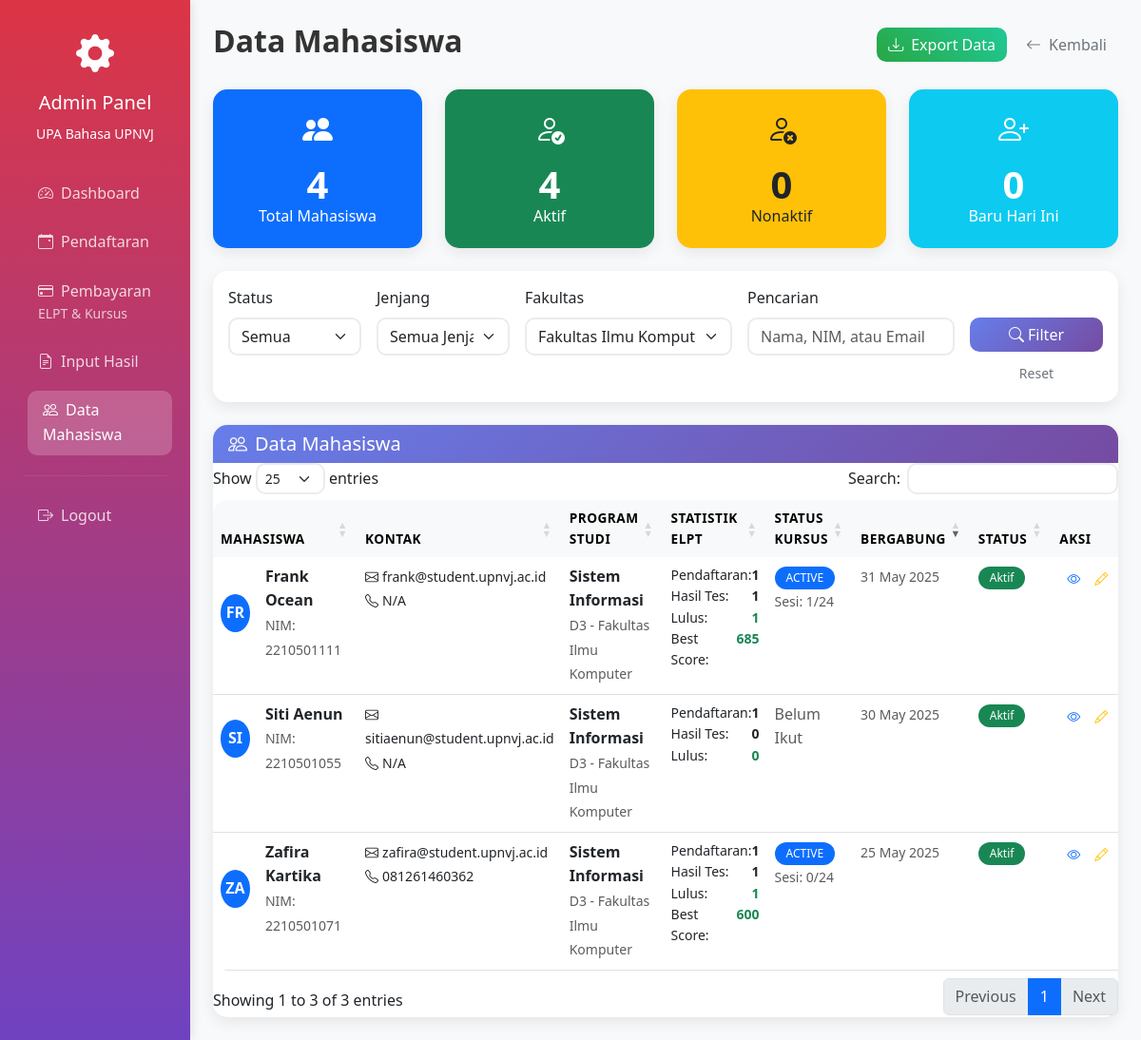
/admin/students.php?faculty=Fakultas Ilmu Komputer (signed in), run on the app's committed database.
### tables this page shows
CREATE TABLE `users` (
  `id` int(11) NOT NULL,
  `name` varchar(255) NOT NULL,
  `email` varchar(255) NOT NULL,
  `password` varchar(255) NOT NULL,
  `nim` varchar(10) DEFAULT NULL,
  `role` enum('admin','student') NOT NULL DEFAULT 'student',
  `program` varchar(100) DEFAULT NULL,
  `faculty` varchar(100) DEFAULT NULL,
  `level` enum('D3','S1','S2','S3') DEFAULT NULL,
  `no_telpon` varchar(20) DEFAULT NULL,
  `is_active` tinyint(1) DEFAULT 1,
  `created_at` timestamp NOT NULL DEFAULT current_timestamp(),
  `updated_at` timestamp NOT NULL DEFAULT current_timestamp() ON UPDATE current_timestamp()
);

CREATE TABLE `courses` (
  `id` int(11) NOT NULL,
  `user_id` int(11) NOT NULL,
  `current_session` int(11) DEFAULT 1,
  `total_sessions` int(11) DEFAULT 24,
  `final_test_date` date DEFAULT NULL,
  `status` enum('active','completed','pending') DEFAULT 'pending',
  `created_at` timestamp NOT NULL DEFAULT current_timestamp(),
  `updated_at` timestamp NOT NULL DEFAULT current_timestamp() ON UPDATE current_timestamp(),
  `payment_status` enum('pending','payment_uploaded','confirmed','active','completed') DEFAULT 'pending',
  `billing_number` varchar(50) DEFAULT NULL,
  `payment_proof_file` varchar(255) DEFAULT NULL,
  `payment_proof_uploaded_at` timestamp NULL DEFAULT NULL
);

### admin/students.php (the view, shortened to what the rows shown need)
<?php
require_once '../config/database.php';
$filter_fakultas = $_GET['faculty'] ?? '';
$sql = "
    SELECT u.*,
           COUNT(DISTINCT er.id) as total_registrations,
           COUNT(DISTINCT res.id) as total_results,
           MAX(res.total_score) as best_score,
           COUNT(DISTINCT CASE WHEN res.is_passed = 1 THEN res.id END) as passed_tests,
           c.id as course_id, c.status as course_status, c.current_session, c.total_sessions, c.final_test_date
    FROM users u
    LEFT JOIN elpt_registrations er ON u.id = er.user_id
    LEFT JOIN elpt_results res ON u.id = res.user_id
    LEFT JOIN courses c ON u.id = c.user_id
    WHERE u.role = 'student'
";
$params = [];
if (!empty($filter_fakultas)) {
    $sql .= " AND u.faculty = ?";
    $params[] = $filter_fakultas;
}
$sql .= " GROUP BY u.id ORDER BY u.created_at DESC";
$stmt = $pdo->prepare($sql);
$stmt->execute($params);
$students = $stmt->fetchAll();
$stats = [];
$stmt = $pdo->query("SELECT COUNT(*) as count FROM users WHERE role = 'student'");
$stats['total'] = $stmt->fetch()['count'];
$stmt = $pdo->query("SELECT COUNT(*) as count FROM users WHERE role = 'student' AND is_active = 1");
$stats['active'] = $stmt->fetch()['count'];
$stmt = $pdo->query("SELECT COUNT(*) as count FROM users WHERE role = 'student' AND is_active = 0");
$stats['inactive'] = $stmt->fetch()['count'];
$stmt = $pdo->query("SELECT COUNT(*) as count FROM users WHERE role = 'student' AND DATE(created_at) = CURDATE()");
$stats['new_today'] = $stmt->fetch()['count'];
?>
<!DOCTYPE html>
<html lang="id">
<head>
    <link href="https://cdn.jsdelivr.net/npm/bootstrap@5.3.0/dist/css/bootstrap.min.css" rel="stylesheet">
    <link href="https://cdn.jsdelivr.net/npm/bootstrap-icons@1.10.0/font/bootstrap-icons.css" rel="stylesheet">
    <link href="https://cdn.datatables.net/1.11.5/css/dataTables.bootstrap5.min.css" rel="stylesheet">
    <link href="../assets/css/custom.css" rel="stylesheet">
    <link href="../assets/css/admin.css" rel="stylesheet">
</head>
<body class="bg-light">
    <div class="container-fluid">
        <div class="row">
            <div class="col-md-9 col-lg-10 p-4">
                <div class="d-flex justify-content-between align-items-center mb-4">
                    <h2 class="fw-bold">Data Mahasiswa</h2>
                </div>
                <div class="row g-4 mb-4">
                    <div class="col-md-3">
                        <div class="card text-center bg-primary text-white">
                            <div class="card-body">
                                <i class="bi bi-people-fill" style="font-size: 2rem;"></i>
                                <div class="display-6 fw-bold mt-2"><?= $stats['total'] ?></div>
                                <h6>Total Mahasiswa</h6>
                            </div>
                        </div>
                    </div>
                    <div class="col-md-3">
                        <div class="card text-center bg-success text-white">
                            <div class="card-body">
                                <i class="bi bi-person-check" style="font-size: 2rem;"></i>
                                <div class="display-6 fw-bold mt-2"><?= $stats['active'] ?></div>
                                <h6>Aktif</h6>
                            </div>
                        </div>
                    </div>
                    <div class="col-md-3">
                        <div class="card text-center bg-warning text-dark">
                            <div class="card-body">
                                <i class="bi bi-person-x" style="font-size: 2rem;"></i>
                                <div class="display-6 fw-bold mt-2"><?= $stats['inactive'] ?></div>
                                <h6>Nonaktif</h6>
                            </div>
                        </div>
                    </div>
                    <div class="col-md-3">
                        <div class="card text-center bg-info text-white">
                            <div class="card-body">
                                <i class="bi bi-person-plus" style="font-size: 2rem;"></i>
                                <div class="display-6 fw-bold mt-2"><?= $stats['new_today'] ?></div>
                                <h6>Baru Hari Ini</h6>
                            </div>
                        </div>
                    </div>
                </div>
                <div class="card">
                    <div class="card-body p-0">
                        <?php if (empty($students)): ?>
                            <div class="text-center py-5">
                                <i class="bi bi-people text-muted" style="font-size: 4rem;"></i>
                                <h5 class="text-muted mt-3">Tidak ada data mahasiswa</h5>
                                <p class="text-muted">Belum ada mahasiswa terdaftar atau tidak ada yang sesuai dengan filter</p>
                            </div>
                        <?php else: ?>
                            <div class="table-responsive">
                                <table class="table table-hover mb-0 data-table">
                                    <thead class="table-light">
                                        <tr>
                                            <th>Mahasiswa</th>
                                            <th>Kontak</th>
                                            <th>Program Studi</th>
                                            <th>Statistik ELPT</th>
                                            <th>Status Kursus</th>
                                            <th>Bergabung</th>
                                            <th>Status</th>
                                            <th>Aksi</th>
                                        </tr>
                                    </thead>
                                    <tbody>
                                        <?php foreach ($students as $student): ?>
                                            <tr>
                                                <td>
                                                    <div class="d-flex align-items-center">
                                                        <div class="student-avatar bg-primary me-3">
                                                            <?= strtoupper(substr($student['name'], 0, 2)) ?>
                                                        </div>
                                                        <div>
                                                            <strong><?= htmlspecialchars($student['name']) ?></strong><br>
                                                            <small class="text-muted">NIM: <?= htmlspecialchars($student['nim']) ?></small>
                                                        </div>
                                                    </div>
                                                </td>
                                                <td>
                                                    <small>
                                                        <i class="bi bi-envelope me-1"></i><?= htmlspecialchars($student['email']) ?><br>
                                                        <i class="bi bi-telephone me-1"></i><?= htmlspecialchars($student['no_telpon'] ?? 'N/A') ?>
                                                    </small>
                                                </td>
                                                <td>
                                                    <div>
                                                        <strong><?= htmlspecialchars($student['program']) ?></strong><br>
                                                        <small class="text-muted">
                                                            <?= htmlspecialchars($student['level']) ?> - <?= htmlspecialchars($student['faculty']) ?>
                                                        </small>
                                                    </div>
                                                </td>
                                                <td>
                                                    <div class="small">
                                                        <div class="d-flex justify-content-between">
                                                            <span>Pendaftaran:</span>
                                                            <strong><?= $student['total_registrations'] ?></strong>
                                                        </div>
                                                        <div class="d-flex justify-content-between">
                                                            <span>Hasil Tes:</span>
                                                            <strong><?= $student['total_results'] ?></strong>
                                                        </div>
                                                        <div class="d-flex justify-content-between">
                                                            <span>Lulus:</span>
                                                            <strong class="text-success"><?= $student['passed_tests'] ?></strong>
                                                        </div>
                                                        <?php if ($student['best_score']): ?>
                                                            <div class="d-flex justify-content-between">
                                                                <span>Best Score:</span>
                                                                <strong class="<?= $student['best_score'] >= 450 ? 'text-success' : 'text-warning' ?>">
                                                                    <?= $student['best_score'] ?>
                                                                </strong>
                                                            </div>
                                                        <?php endif; ?>
                                                    </div>
                                                </td>
                                                <td>
                                                    <?php if ($student['course_status']): ?>
                                                        <div>
                                                            <span class="badge <?=
                                                                $student['course_status'] === 'completed' ? 'bg-success' :
                                                                ($student['course_status'] === 'active' ? 'bg-primary' : 'bg-warning text-dark')
                                                            ?>">
                                                                <?= strtoupper($student['course_status']) ?>
                                                            </span>
                                                            <br>
                                                            <small class="text-muted">
                                                                Sesi: <?= $student['current_session'] ?>/<?= $student['total_sessions'] ?>
                                                            </small>
                                                        </div>
                                                    <?php else: ?>
                                                        <span class="text-muted">Belum Ikut</span>
                                                    <?php endif; ?>
                                                </td>
                                                <td>
                                                    <small class="text-muted">
                                                        <?= formatDate($student['created_at']) ?>
                                                    </small>
                                                </td>
                                                <td>
                                                    <span class="badge <?= $student['is_active'] ? 'bg-success' : 'bg-secondary' ?>">
                                                        <?= $student['is_active'] ? 'Aktif' : 'Nonaktif' ?>
                                                    </span>
                                                </td>
                                                <td>
                                                    <div class="btn-group btn-group-sm">
                                                        <button class="btn btn-outline-primary"
                                                                data-bs-toggle="modal"
                                                                data-bs-target="#studentModal"
                                                                data-student='<?= json_encode($student) ?>'>
                                                            <i class="bi bi-eye"></i>
                                                        </button>
                                                        <button class="btn btn-outline-warning"
                                                                data-bs-toggle="modal"
                                                                data-bs-target="#editStudentModal"
                                                                data-student='<?= json_encode($student) ?>'>
                                                            <i class="bi bi-pencil"></i>
                                                        </button>
                                                        <?php if ($student['is_active']): ?>
                                                            <a href="?action=deactivate&id=<?= $student['id'] ?>"
                                                               class="btn btn-outline-warning confirm-action"
                                                               data-message="Nonaktifkan mahasiswa ini?">
                                                            </a>
                                                        <?php endif; ?>
                                                    </div>
                                                </td>
                                            </tr>
                                        <?php endforeach; ?>
                                    </tbody>
                                </table>
                            </div>
                        <?php endif; ?>
                    </div>
                </div>
            </div>
        </div>
    </div>
</body>
</html>

### data on the page
users: id "4"
courses: current_session "0", user.name "ZA", user.name "Zafira Kartika", user.nim "2210501071", user.email "zafira@student.upnvj.ac.id", user.no_telpon "081261460362", user.program "Sistem Informasi", user.level "D3", user.faculty "Fakultas Ilmu Komputer", total_registrations "1", total_results "1", passed_tests "1", best_score "600", status "ACTIVE", total_sessions "24", user.created_at "25 May 2025"
courses: user.name "FR", user.name "Frank Ocean", user.nim "2210501111", user.email "frank@student.upnvj.ac.id", user.no_telpon "N/A", user.program "Sistem Informasi", user.level "D3", user.faculty "Fakultas Ilmu Komputer", total_registrations "1", total_results "1", passed_tests "1", best_score "685", status "ACTIVE", current_session "1", total_sessions "24", user.created_at "31 May 2025"
users: name "SI", name "Siti Aenun", nim "2210501055", email "sitiaenun@student.upnvj.ac.id", no_telpon "N/A", program "Sistem Informasi", level "D3", faculty "Fakultas Ilmu Komputer", total_registrations "1", total_results "0", passed_tests "0", shows "Belum Ikut", created_at "30 May 2025", is_active "Aktif"

### other printed values
form field faculty "Fakultas Ilmu Komputer"
